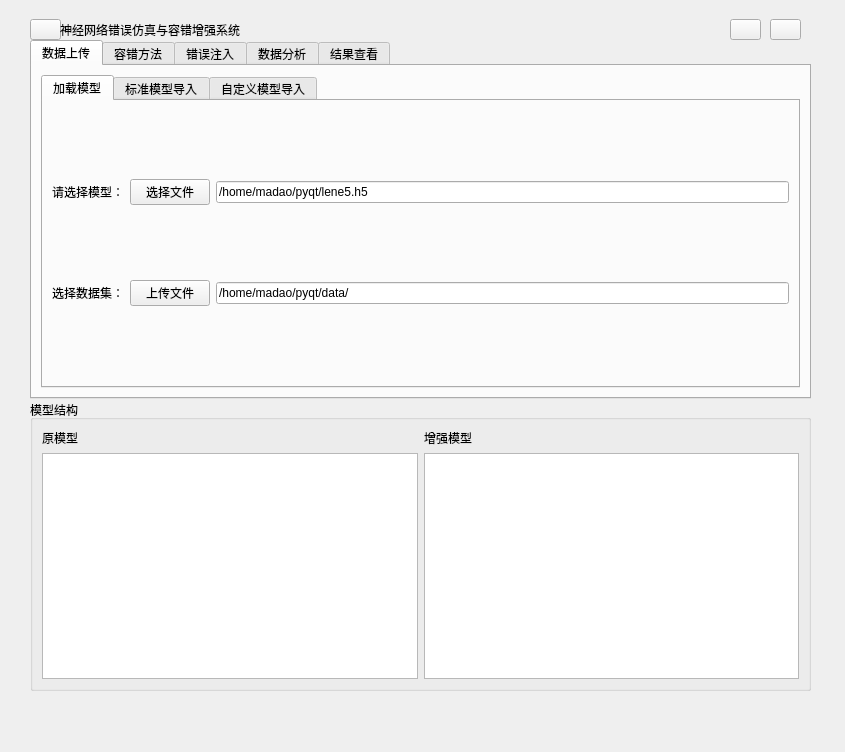
<?xml version="1.0" encoding="UTF-8"?>
<ui version="4.0">
 <class>MainWindow</class>
 <widget class="QMainWindow" name="MainWindow">
  <property name="geometry">
   <rect>
    <x>0</x>
    <y>0</y>
    <width>845</width>
    <height>752</height>
   </rect>
  </property>
  <property name="windowTitle">
   <string>MainWindow</string>
  </property>
  <property name="styleSheet">
   <string notr="true"/>
  </property>
  <widget class="QWidget" name="centralwidget">
   <widget class="QWidget" name="widget" native="true">
    <property name="geometry">
     <rect>
      <x>30</x>
      <y>19</y>
      <width>781</width>
      <height>21</height>
     </rect>
    </property>
    <property name="sizePolicy">
     <sizepolicy hsizetype="Expanding" vsizetype="Expanding">
      <horstretch>0</horstretch>
      <verstretch>0</verstretch>
     </sizepolicy>
    </property>
    <widget class="QPushButton" name="pushButton_2">
     <property name="geometry">
      <rect>
       <x>700</x>
       <y>0</y>
       <width>31</width>
       <height>21</height>
      </rect>
     </property>
     <property name="text">
      <string/>
     </property>
    </widget>
    <widget class="QPushButton" name="pushButton">
     <property name="geometry">
      <rect>
       <x>740</x>
       <y>0</y>
       <width>31</width>
       <height>21</height>
      </rect>
     </property>
     <property name="text">
      <string/>
     </property>
    </widget>
    <widget class="QPushButton" name="pushButton_3">
     <property name="geometry">
      <rect>
       <x>0</x>
       <y>0</y>
       <width>31</width>
       <height>21</height>
      </rect>
     </property>
     <property name="text">
      <string/>
     </property>
     <property name="icon">
      <iconset>
       <normaloff>../img/btn_set_normal.png</normaloff>../img/btn_set_normal.png</iconset>
     </property>
    </widget>
    <widget class="QLabel" name="label">
     <property name="geometry">
      <rect>
       <x>30</x>
       <y>0</y>
       <width>230</width>
       <height>21</height>
      </rect>
     </property>
     <property name="styleSheet">
      <string notr="true"/>
     </property>
     <property name="text">
      <string>神经网络错误仿真与容错增强系统</string>
     </property>
    </widget>
   </widget>
   <widget class="QWidget" name="widget_3" native="true">
    <property name="geometry">
     <rect>
      <x>30</x>
      <y>690</y>
      <width>781</width>
      <height>16</height>
     </rect>
    </property>
   </widget>
   <widget class="QWidget" name="widget_2" native="true">
    <property name="geometry">
     <rect>
      <x>30</x>
      <y>40</y>
      <width>781</width>
      <height>651</height>
     </rect>
    </property>
    <widget class="QGroupBox" name="groupBox_2">
     <property name="geometry">
      <rect>
       <x>0</x>
       <y>360</y>
       <width>781</width>
       <height>291</height>
      </rect>
     </property>
     <property name="styleSheet">
      <string notr="true"/>
     </property>
     <property name="title">
      <string>模型结构</string>
     </property>
     <layout class="QHBoxLayout" name="horizontalLayout">
      <item>
       <layout class="QVBoxLayout" name="verticalLayout">
        <item>
         <widget class="QLabel" name="label12">
          <property name="text">
           <string>原模型</string>
          </property>
         </widget>
        </item>
        <item>
         <widget class="QTextBrowser" name="tB_origin_model">
          <property name="html">
           <string>&lt;!DOCTYPE HTML PUBLIC &quot;-//W3C//DTD HTML 4.0//EN&quot; &quot;http://www.w3.org/TR/REC-html40/strict.dtd&quot;&gt;
&lt;html&gt;&lt;head&gt;&lt;meta name=&quot;qrichtext&quot; content=&quot;1&quot; /&gt;&lt;style type=&quot;text/css&quot;&gt;
p, li { white-space: pre-wrap; }
&lt;/style&gt;&lt;/head&gt;&lt;body style=&quot; font-family:'SimSun'; font-size:9pt; font-weight:400; font-style:normal;&quot;&gt;
&lt;p style=&quot;-qt-paragraph-type:empty; margin-top:0px; margin-bottom:0px; margin-left:0px; margin-right:0px; -qt-block-indent:0; text-indent:0px;&quot;&gt;&lt;br /&gt;&lt;/p&gt;&lt;/body&gt;&lt;/html&gt;</string>
          </property>
         </widget>
        </item>
       </layout>
      </item>
      <item>
       <layout class="QVBoxLayout" name="verticalLayout_3">
        <item>
         <widget class="QLabel" name="label_2">
          <property name="text">
           <string>增强模型</string>
          </property>
         </widget>
        </item>
        <item>
         <widget class="QTextBrowser" name="tB_fixed_model"/>
        </item>
       </layout>
      </item>
     </layout>
    </widget>
    <widget class="QTabWidget" name="tabWidget">
     <property name="enabled">
      <bool>true</bool>
     </property>
     <property name="geometry">
      <rect>
       <x>0</x>
       <y>0</y>
       <width>781</width>
       <height>359</height>
      </rect>
     </property>
     <property name="cursor">
      <cursorShape>ArrowCursor</cursorShape>
     </property>
     <property name="currentIndex">
      <number>0</number>
     </property>
     <property name="iconSize">
      <size>
       <width>100</width>
       <height>20</height>
      </size>
     </property>
     <widget class="QWidget" name="tab_1">
      <attribute name="title">
       <string>数据上传</string>
      </attribute>
      <layout class="QVBoxLayout" name="verticalLayout_5">
       <item>
        <widget class="QTabWidget" name="tabWidget_upload">
         <property name="currentIndex">
          <number>0</number>
         </property>
         <widget class="QWidget" name="tab_7">
          <attribute name="title">
           <string>加载模型</string>
          </attribute>
          <layout class="QVBoxLayout" name="verticalLayout_4">
           <item>
            <layout class="QHBoxLayout" name="horizontalLayout_4">
             <item>
              <widget class="QLabel" name="label_4">
               <property name="text">
                <string>请选择模型：</string>
               </property>
              </widget>
             </item>
             <item>
              <widget class="QPushButton" name="pB_upload_model">
               <property name="text">
                <string>选择文件</string>
               </property>
              </widget>
             </item>
             <item>
              <widget class="QLineEdit" name="iE_model_uri">
               <property name="text">
                <string>/home/madao/pyqt/lene5.h5</string>
               </property>
               <property name="readOnly">
                <bool>false</bool>
               </property>
              </widget>
             </item>
            </layout>
           </item>
           <item>
            <layout class="QHBoxLayout" name="horizontalLayout_6">
             <item>
              <widget class="QLabel" name="label_5">
               <property name="text">
                <string>选择数据集：</string>
               </property>
              </widget>
             </item>
             <item>
              <widget class="QPushButton" name="pB_upload_data">
               <property name="text">
                <string>上传文件</string>
               </property>
              </widget>
             </item>
             <item>
              <widget class="QLineEdit" name="iE_data_uri">
               <property name="text">
                <string>/home/madao/pyqt/data/</string>
               </property>
               <property name="readOnly">
                <bool>false</bool>
               </property>
              </widget>
             </item>
            </layout>
           </item>
          </layout>
         </widget>
         <widget class="QWidget" name="tab_8">
          <attribute name="title">
           <string>标准模型导入</string>
          </attribute>
          <layout class="QVBoxLayout" name="verticalLayout_11">
           <item>
            <layout class="QHBoxLayout" name="horizontalLayout_21" stretch="1,2,2">
             <item>
              <widget class="QLabel" name="label_17">
               <property name="text">
                <string>请选择模型：</string>
               </property>
              </widget>
             </item>
             <item>
              <widget class="QComboBox" name="cB_choose_model">
               <item>
                <property name="text">
                 <string>Lenet5</string>
                </property>
               </item>
               <item>
                <property name="text">
                 <string>Resnet</string>
                </property>
               </item>
               <item>
                <property name="text">
                 <string>Googlenet</string>
                </property>
               </item>
              </widget>
             </item>
             <item>
              <spacer name="horizontalSpacer_10">
               <property name="orientation">
                <enum>Qt::Horizontal</enum>
               </property>
               <property name="sizeHint" stdset="0">
                <size>
                 <width>40</width>
                 <height>20</height>
                </size>
               </property>
              </spacer>
             </item>
            </layout>
           </item>
           <item>
            <layout class="QHBoxLayout" name="horizontalLayout_22" stretch="1,2,2">
             <item>
              <widget class="QLabel" name="label_18">
               <property name="text">
                <string>选择数据集：</string>
               </property>
              </widget>
             </item>
             <item>
              <widget class="QComboBox" name="cB_choose_data">
               <property name="currentText">
                <string>coco</string>
               </property>
               <item>
                <property name="text">
                 <string>coco</string>
                </property>
               </item>
               <item>
                <property name="text">
                 <string>minst</string>
                </property>
               </item>
              </widget>
             </item>
             <item>
              <spacer name="horizontalSpacer_11">
               <property name="orientation">
                <enum>Qt::Horizontal</enum>
               </property>
               <property name="sizeHint" stdset="0">
                <size>
                 <width>40</width>
                 <height>20</height>
                </size>
               </property>
              </spacer>
             </item>
            </layout>
           </item>
          </layout>
         </widget>
         <widget class="QWidget" name="tab_9">
          <attribute name="title">
           <string>自定义模型导入</string>
          </attribute>
          <layout class="QHBoxLayout" name="horizontalLayout_28">
           <item>
            <layout class="QVBoxLayout" name="verticalLayout_14">
             <item>
              <layout class="QHBoxLayout" name="horizontalLayout_23" stretch="1,2,2">
               <item>
                <widget class="QLabel" name="label_20">
                 <property name="text">
                  <string>自定义层：</string>
                 </property>
                </widget>
               </item>
               <item>
                <widget class="QComboBox" name="cB_choose_diy_layer">
                 <item>
                  <property name="text">
                   <string>卷积层</string>
                  </property>
                 </item>
                 <item>
                  <property name="text">
                   <string>池化层</string>
                  </property>
                 </item>
                 <item>
                  <property name="text">
                   <string>全连接层</string>
                  </property>
                 </item>
                 <item>
                  <property name="text">
                   <string>激活层</string>
                  </property>
                 </item>
                </widget>
               </item>
               <item>
                <spacer name="horizontalSpacer_12">
                 <property name="orientation">
                  <enum>Qt::Horizontal</enum>
                 </property>
                 <property name="sizeHint" stdset="0">
                  <size>
                   <width>40</width>
                   <height>20</height>
                  </size>
                 </property>
                </spacer>
               </item>
              </layout>
             </item>
             <item>
              <layout class="QHBoxLayout" name="horizontalLayout_24">
               <item>
                <widget class="QLabel" name="label_21">
                 <property name="text">
                  <string>超参数：</string>
                 </property>
                </widget>
               </item>
               <item>
                <widget class="QLineEdit" name="iE_diy_layer_params">
                 <property name="text">
                  <string>64;3,3;1,1;1</string>
                 </property>
                </widget>
               </item>
              </layout>
             </item>
             <item>
              <layout class="QHBoxLayout" name="horizontalLayout_25">
               <item>
                <spacer name="horizontalSpacer_13">
                 <property name="orientation">
                  <enum>Qt::Horizontal</enum>
                 </property>
                 <property name="sizeHint" stdset="0">
                  <size>
                   <width>40</width>
                   <height>20</height>
                  </size>
                 </property>
                </spacer>
               </item>
               <item>
                <widget class="QPushButton" name="pB_add_diy_layer">
                 <property name="text">
                  <string>加入</string>
                 </property>
                </widget>
               </item>
               <item>
                <spacer name="horizontalSpacer_14">
                 <property name="orientation">
                  <enum>Qt::Horizontal</enum>
                 </property>
                 <property name="sizeHint" stdset="0">
                  <size>
                   <width>40</width>
                   <height>20</height>
                  </size>
                 </property>
                </spacer>
               </item>
              </layout>
             </item>
            </layout>
           </item>
           <item>
            <layout class="QHBoxLayout" name="horizontalLayout_27">
             <item>
              <widget class="QTreeWidget" name="tW_layers_list">
               <column>
                <property name="text">
                 <string>model</string>
                </property>
               </column>
               <item>
                <property name="text">
                 <string>conv2d-1(64;3,3;1,1;1)</string>
                </property>
               </item>
               <item>
                <property name="text">
                 <string>relu</string>
                </property>
               </item>
               <item>
                <property name="text">
                 <string>conv2d-2(64;3,3;1,1;1)</string>
                </property>
               </item>
               <item>
                <property name="text">
                 <string>relu</string>
                </property>
               </item>
              </widget>
             </item>
             <item>
              <layout class="QVBoxLayout" name="verticalLayout_2">
               <item>
                <widget class="QPushButton" name="pB_delete_layer">
                 <property name="text">
                  <string>删除</string>
                 </property>
                </widget>
               </item>
               <item>
                <widget class="QPushButton" name="pB_generate_model">
                 <property name="text">
                  <string>生成</string>
                 </property>
                </widget>
               </item>
               <item>
                <widget class="QPushButton" name="pB_save_model_as">
                 <property name="text">
                  <string>另存为</string>
                 </property>
                </widget>
               </item>
              </layout>
             </item>
            </layout>
           </item>
          </layout>
         </widget>
        </widget>
       </item>
      </layout>
     </widget>
     <widget class="QWidget" name="tab_2">
      <attribute name="title">
       <string>容错方法</string>
      </attribute>
      <layout class="QVBoxLayout" name="verticalLayout_13">
       <item>
        <layout class="QHBoxLayout" name="horizontalLayout_26">
         <item>
          <widget class="QComboBox" name="cB_fix_method">
           <item>
            <property name="text">
             <string>BRelu</string>
            </property>
           </item>
           <item>
            <property name="text">
             <string>ChRelu</string>
            </property>
           </item>
           <item>
            <property name="text">
             <string>容错方案三</string>
            </property>
           </item>
          </widget>
         </item>
         <item>
          <widget class="QPushButton" name="pB_fix">
           <property name="text">
            <string>增强</string>
           </property>
          </widget>
         </item>
         <item>
          <widget class="QPushButton" name="pB_download_fixed">
           <property name="text">
            <string>下载模型</string>
           </property>
          </widget>
         </item>
        </layout>
       </item>
       <item>
        <layout class="QHBoxLayout" name="horizontalLayout_3">
         <item>
          <widget class="QLabel" name="label_15">
           <property name="text">
            <string>超参数：</string>
           </property>
          </widget>
         </item>
         <item>
          <widget class="QLineEdit" name="iE_fix_params"/>
         </item>
         <item>
          <spacer name="horizontalSpacer_17">
           <property name="orientation">
            <enum>Qt::Horizontal</enum>
           </property>
           <property name="sizeHint" stdset="0">
            <size>
             <width>40</width>
             <height>20</height>
            </size>
           </property>
          </spacer>
         </item>
        </layout>
       </item>
      </layout>
     </widget>
     <widget class="QWidget" name="tab_3">
      <attribute name="title">
       <string>错误注入</string>
      </attribute>
      <layout class="QVBoxLayout" name="verticalLayout_9">
       <item>
        <widget class="QTabWidget" name="tabWidget__inject">
         <property name="currentIndex">
          <number>2</number>
         </property>
         <widget class="QWidget" name="tab">
          <attribute name="title">
           <string>单比特错误注入</string>
          </attribute>
          <layout class="QVBoxLayout" name="verticalLayout_6">
           <item>
            <layout class="QHBoxLayout" name="horizontalLayout_5">
             <item>
              <widget class="QLabel" name="label_3">
               <property name="text">
                <string>层数：</string>
               </property>
              </widget>
             </item>
             <item>
              <widget class="QSpinBox" name="sB_layer_1">
               <property name="value">
                <number>1</number>
               </property>
              </widget>
             </item>
            </layout>
           </item>
           <item>
            <layout class="QHBoxLayout" name="horizontalLayout_7">
             <item>
              <widget class="QLabel" name="label_6">
               <property name="text">
                <string>权重坐标：</string>
               </property>
              </widget>
             </item>
             <item>
              <widget class="QSpinBox" name="sB_location_1_1">
               <property name="value">
                <number>1</number>
               </property>
              </widget>
             </item>
             <item>
              <widget class="QSpinBox" name="sB_location1_2">
               <property name="value">
                <number>1</number>
               </property>
              </widget>
             </item>
             <item>
              <widget class="QSpinBox" name="sB_location_1_3">
               <property name="value">
                <number>1</number>
               </property>
              </widget>
             </item>
             <item>
              <widget class="QSpinBox" name="sB_location_1_4">
               <property name="value">
                <number>1</number>
               </property>
              </widget>
             </item>
            </layout>
           </item>
           <item>
            <layout class="QHBoxLayout" name="horizontalLayout_8">
             <item>
              <widget class="QLabel" name="label_7">
               <property name="text">
                <string>指数翻转位置：</string>
               </property>
              </widget>
             </item>
             <item>
              <widget class="QSpinBox" name="sB_exp_location">
               <property name="value">
                <number>32</number>
               </property>
              </widget>
             </item>
            </layout>
           </item>
           <item>
            <layout class="QHBoxLayout" name="horizontalLayout_2">
             <item>
              <widget class="QLabel" name="label_22">
               <property name="text">
                <string>类型：</string>
               </property>
              </widget>
             </item>
             <item>
              <widget class="QComboBox" name="cB_type_single">
               <item>
                <property name="text">
                 <string>置1</string>
                </property>
               </item>
               <item>
                <property name="text">
                 <string>置0</string>
                </property>
               </item>
               <item>
                <property name="text">
                 <string>翻转</string>
                </property>
               </item>
              </widget>
             </item>
            </layout>
           </item>
          </layout>
         </widget>
         <widget class="QWidget" name="tab_5">
          <attribute name="title">
           <string>多比特错误注入</string>
          </attribute>
          <layout class="QVBoxLayout" name="verticalLayout_7">
           <item>
            <layout class="QHBoxLayout" name="horizontalLayout_9">
             <item>
              <widget class="QLabel" name="label_12">
               <property name="text">
                <string>层数：</string>
               </property>
              </widget>
             </item>
             <item>
              <widget class="QSpinBox" name="sB_layer_2">
               <property name="value">
                <number>1</number>
               </property>
              </widget>
             </item>
            </layout>
           </item>
           <item>
            <layout class="QHBoxLayout" name="horizontalLayout_13">
             <item>
              <widget class="QLabel" name="label_8">
               <property name="text">
                <string>错误率：</string>
               </property>
              </widget>
             </item>
             <item>
              <spacer name="horizontalSpacer_15">
               <property name="orientation">
                <enum>Qt::Horizontal</enum>
               </property>
               <property name="sizeHint" stdset="0">
                <size>
                 <width>40</width>
                 <height>20</height>
                </size>
               </property>
              </spacer>
             </item>
             <item>
              <widget class="QLineEdit" name="iE_rate"/>
             </item>
            </layout>
           </item>
           <item>
            <layout class="QHBoxLayout" name="horizontalLayout_14">
             <item>
              <widget class="QLabel" name="label_13">
               <property name="text">
                <string>类型：</string>
               </property>
              </widget>
             </item>
             <item>
              <widget class="QComboBox" name="cB_type_multiply">
               <item>
                <property name="text">
                 <string>置1</string>
                </property>
               </item>
               <item>
                <property name="text">
                 <string>置0</string>
                </property>
               </item>
               <item>
                <property name="text">
                 <string>翻转</string>
                </property>
               </item>
              </widget>
             </item>
            </layout>
           </item>
          </layout>
         </widget>
         <widget class="QWidget" name="tab_6">
          <attribute name="title">
           <string>指定数翻转</string>
          </attribute>
          <layout class="QVBoxLayout" name="verticalLayout_8">
           <item>
            <layout class="QHBoxLayout" name="horizontalLayout_10">
             <item>
              <widget class="QLabel" name="label_9">
               <property name="text">
                <string>层数：</string>
               </property>
              </widget>
             </item>
             <item>
              <widget class="QSpinBox" name="sB_layer_3">
               <property name="value">
                <number>1</number>
               </property>
              </widget>
             </item>
            </layout>
           </item>
           <item>
            <layout class="QHBoxLayout" name="horizontalLayout_11">
             <item>
              <widget class="QLabel" name="label_10">
               <property name="text">
                <string>权重坐标：</string>
               </property>
              </widget>
             </item>
             <item>
              <widget class="QSpinBox" name="sB_location_2_1">
               <property name="value">
                <number>1</number>
               </property>
              </widget>
             </item>
             <item>
              <widget class="QSpinBox" name="sB_location_2_2">
               <property name="value">
                <number>1</number>
               </property>
              </widget>
             </item>
             <item>
              <widget class="QSpinBox" name="sB_location_2_3">
               <property name="value">
                <number>1</number>
               </property>
              </widget>
             </item>
             <item>
              <widget class="QSpinBox" name="sB_location_2_4">
               <property name="value">
                <number>1</number>
               </property>
              </widget>
             </item>
            </layout>
           </item>
           <item>
            <layout class="QHBoxLayout" name="horizontalLayout_12">
             <item>
              <widget class="QLabel" name="label_11">
               <property name="text">
                <string>指定数：</string>
               </property>
              </widget>
             </item>
             <item>
              <spacer name="horizontalSpacer_16">
               <property name="orientation">
                <enum>Qt::Horizontal</enum>
               </property>
               <property name="sizeHint" stdset="0">
                <size>
                 <width>40</width>
                 <height>20</height>
                </size>
               </property>
              </spacer>
             </item>
             <item>
              <widget class="QLineEdit" name="iE_target"/>
             </item>
            </layout>
           </item>
          </layout>
         </widget>
        </widget>
       </item>
       <item>
        <layout class="QHBoxLayout" name="horizontalLayout_19">
         <item>
          <spacer name="horizontalSpacer_6">
           <property name="orientation">
            <enum>Qt::Horizontal</enum>
           </property>
           <property name="sizeHint" stdset="0">
            <size>
             <width>40</width>
             <height>20</height>
            </size>
           </property>
          </spacer>
         </item>
         <item>
          <widget class="QPushButton" name="pB_inject_origin">
           <property name="sizePolicy">
            <sizepolicy hsizetype="Minimum" vsizetype="Fixed">
             <horstretch>0</horstretch>
             <verstretch>0</verstretch>
            </sizepolicy>
           </property>
           <property name="text">
            <string>注入原模型</string>
           </property>
          </widget>
         </item>
         <item>
          <spacer name="horizontalSpacer_7">
           <property name="orientation">
            <enum>Qt::Horizontal</enum>
           </property>
           <property name="sizeHint" stdset="0">
            <size>
             <width>40</width>
             <height>20</height>
            </size>
           </property>
          </spacer>
         </item>
        </layout>
       </item>
       <item>
        <layout class="QHBoxLayout" name="horizontalLayout_20">
         <item>
          <spacer name="horizontalSpacer_8">
           <property name="orientation">
            <enum>Qt::Horizontal</enum>
           </property>
           <property name="sizeHint" stdset="0">
            <size>
             <width>40</width>
             <height>20</height>
            </size>
           </property>
          </spacer>
         </item>
         <item>
          <widget class="QPushButton" name="pB_inject_fixed">
           <property name="text">
            <string>注入容错后的模型</string>
           </property>
          </widget>
         </item>
         <item>
          <spacer name="horizontalSpacer_9">
           <property name="orientation">
            <enum>Qt::Horizontal</enum>
           </property>
           <property name="sizeHint" stdset="0">
            <size>
             <width>40</width>
             <height>20</height>
            </size>
           </property>
          </spacer>
         </item>
        </layout>
       </item>
      </layout>
     </widget>
     <widget class="QWidget" name="tab_10">
      <attribute name="title">
       <string>数据分析</string>
      </attribute>
      <layout class="QVBoxLayout" name="verticalLayout_17">
       <item>
        <widget class="QGroupBox" name="groupBox_5">
         <property name="title">
          <string>额外开销</string>
         </property>
         <layout class="QVBoxLayout" name="verticalLayout_16">
          <item>
           <layout class="QHBoxLayout" name="horizontalLayout_32" stretch="1,3,1">
            <item>
             <widget class="QLabel" name="label_24">
              <property name="text">
               <string>额外时间开销结果</string>
              </property>
             </widget>
            </item>
            <item>
             <widget class="QLineEdit" name="iE_extra_time_result">
              <property name="enabled">
               <bool>true</bool>
              </property>
              <property name="text">
               <string>7.63%</string>
              </property>
             </widget>
            </item>
            <item>
             <spacer name="horizontalSpacer_22">
              <property name="orientation">
               <enum>Qt::Horizontal</enum>
              </property>
              <property name="sizeHint" stdset="0">
               <size>
                <width>40</width>
                <height>20</height>
               </size>
              </property>
             </spacer>
            </item>
           </layout>
          </item>
          <item>
           <layout class="QHBoxLayout" name="horizontalLayout_33" stretch="1,3,1">
            <item>
             <widget class="QLabel" name="label_25">
              <property name="text">
               <string>额外空间开销结果</string>
              </property>
             </widget>
            </item>
            <item>
             <widget class="QLineEdit" name="iE_extra_space_result">
              <property name="enabled">
               <bool>true</bool>
              </property>
              <property name="text">
               <string>5.14%</string>
              </property>
             </widget>
            </item>
            <item>
             <spacer name="horizontalSpacer_23">
              <property name="orientation">
               <enum>Qt::Horizontal</enum>
              </property>
              <property name="sizeHint" stdset="0">
               <size>
                <width>40</width>
                <height>20</height>
               </size>
              </property>
             </spacer>
            </item>
           </layout>
          </item>
         </layout>
        </widget>
       </item>
       <item>
        <widget class="QGroupBox" name="groupBox_4">
         <property name="title">
          <string>精度损失</string>
         </property>
         <layout class="QVBoxLayout" name="verticalLayout_15">
          <item>
           <layout class="QHBoxLayout" name="horizontalLayout_30" stretch="1,3,1">
            <item>
             <widget class="QLabel" name="label_19">
              <property name="text">
               <string>容错方法精度损失</string>
              </property>
             </widget>
            </item>
            <item>
             <widget class="QLineEdit" name="iE_accuracy_loss">
              <property name="enabled">
               <bool>true</bool>
              </property>
              <property name="text">
               <string>0.28%</string>
              </property>
             </widget>
            </item>
            <item>
             <spacer name="horizontalSpacer_20">
              <property name="orientation">
               <enum>Qt::Horizontal</enum>
              </property>
              <property name="sizeHint" stdset="0">
               <size>
                <width>40</width>
                <height>20</height>
               </size>
              </property>
             </spacer>
            </item>
           </layout>
          </item>
         </layout>
        </widget>
       </item>
       <item>
        <layout class="QHBoxLayout" name="horizontalLayout_29">
         <item>
          <spacer name="horizontalSpacer_18">
           <property name="orientation">
            <enum>Qt::Horizontal</enum>
           </property>
           <property name="sizeHint" stdset="0">
            <size>
             <width>40</width>
             <height>20</height>
            </size>
           </property>
          </spacer>
         </item>
         <item>
          <widget class="QPushButton" name="pB_analyse">
           <property name="text">
            <string>一键分析</string>
           </property>
          </widget>
         </item>
         <item>
          <spacer name="horizontalSpacer_19">
           <property name="orientation">
            <enum>Qt::Horizontal</enum>
           </property>
           <property name="sizeHint" stdset="0">
            <size>
             <width>40</width>
             <height>20</height>
            </size>
           </property>
          </spacer>
         </item>
        </layout>
       </item>
      </layout>
     </widget>
     <widget class="QWidget" name="tab_4">
      <attribute name="title">
       <string>结果查看</string>
      </attribute>
      <layout class="QVBoxLayout" name="verticalLayout_12" stretch="0">
       <item>
        <widget class="QGroupBox" name="groupBox_3">
         <property name="title">
          <string>预测结果</string>
         </property>
         <layout class="QVBoxLayout" name="verticalLayout_10">
          <item>
           <layout class="QHBoxLayout" name="horizontalLayout_17" stretch="1,3,0,1">
            <item>
             <widget class="QLabel" name="label_14">
              <property name="text">
               <string>原模型精度：</string>
              </property>
             </widget>
            </item>
            <item>
             <widget class="QLineEdit" name="iE_origin_result">
              <property name="enabled">
               <bool>true</bool>
              </property>
              <property name="text">
               <string>16.98%</string>
              </property>
             </widget>
            </item>
            <item>
             <widget class="QPushButton" name="pB_predict_origin_inject">
              <property name="text">
               <string>预测</string>
              </property>
             </widget>
            </item>
            <item>
             <spacer name="horizontalSpacer_2">
              <property name="orientation">
               <enum>Qt::Horizontal</enum>
              </property>
              <property name="sizeHint" stdset="0">
               <size>
                <width>40</width>
                <height>20</height>
               </size>
              </property>
             </spacer>
            </item>
           </layout>
          </item>
          <item>
           <layout class="QHBoxLayout" name="horizontalLayout_16" stretch="1,3,0,1">
            <item>
             <widget class="QLabel" name="label_16">
              <property name="text">
               <string>增强模型精度：</string>
              </property>
             </widget>
            </item>
            <item>
             <widget class="QLineEdit" name="iE_fixed_result">
              <property name="enabled">
               <bool>true</bool>
              </property>
              <property name="text">
               <string>70.76%</string>
              </property>
             </widget>
            </item>
            <item>
             <widget class="QPushButton" name="pB_predict_fixed_inject">
              <property name="text">
               <string>预测</string>
              </property>
             </widget>
            </item>
            <item>
             <spacer name="horizontalSpacer_3">
              <property name="orientation">
               <enum>Qt::Horizontal</enum>
              </property>
              <property name="sizeHint" stdset="0">
               <size>
                <width>40</width>
                <height>20</height>
               </size>
              </property>
             </spacer>
            </item>
           </layout>
          </item>
         </layout>
        </widget>
       </item>
      </layout>
     </widget>
    </widget>
   </widget>
  </widget>
  <widget class="QMenuBar" name="menubar">
   <property name="geometry">
    <rect>
     <x>0</x>
     <y>0</y>
     <width>845</width>
     <height>26</height>
    </rect>
   </property>
  </widget>
 </widget>
 <resources/>
 <connections/>
</ui>
